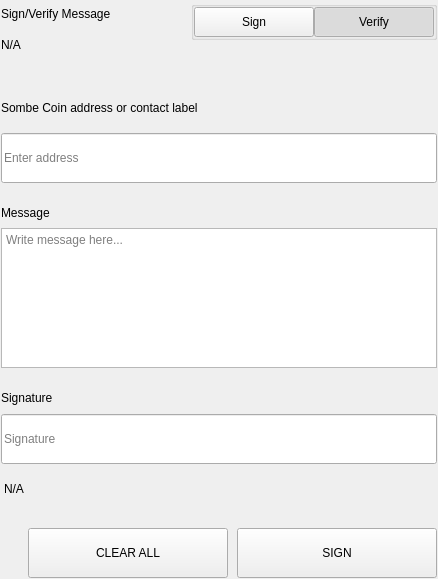
<?xml version="1.0" encoding="UTF-8"?>
<ui version="4.0">
 <class>SettingsSignMessageWidgets</class>
 <widget class="QWidget" name="SettingsSignMessageWidgets">
  <property name="geometry">
   <rect>
    <x>0</x>
    <y>0</y>
    <width>438</width>
    <height>579</height>
   </rect>
  </property>
  <property name="windowTitle">
   <string>Form</string>
  </property>
  <layout class="QVBoxLayout" name="verticalLayout">
   <property name="spacing">
    <number>0</number>
   </property>
   <property name="leftMargin">
    <number>0</number>
   </property>
   <property name="topMargin">
    <number>0</number>
   </property>
   <property name="rightMargin">
    <number>0</number>
   </property>
   <property name="bottomMargin">
    <number>0</number>
   </property>
   <item>
    <widget class="QWidget" name="left" native="true">
     <layout class="QVBoxLayout" name="verticalLayout_3">
      <property name="leftMargin">
       <number>0</number>
      </property>
      <property name="topMargin">
       <number>0</number>
      </property>
      <property name="rightMargin">
       <number>0</number>
      </property>
      <property name="bottomMargin">
       <number>0</number>
      </property>
      <item>
       <widget class="QWidget" name="container_sign" native="true">
        <layout class="QVBoxLayout" name="verticalLayout_2">
         <property name="spacing">
          <number>0</number>
         </property>
         <property name="leftMargin">
          <number>1</number>
         </property>
         <property name="topMargin">
          <number>1</number>
         </property>
         <property name="rightMargin">
          <number>1</number>
         </property>
         <property name="bottomMargin">
          <number>1</number>
         </property>
         <item>
          <layout class="QHBoxLayout" name="horizontalLayout_3" stretch="3,1">
           <property name="spacing">
            <number>40</number>
           </property>
           <item>
            <layout class="QVBoxLayout" name="verticalLayoutTitle">
             <property name="spacing">
              <number>5</number>
             </property>
             <item>
              <widget class="QLabel" name="labelTitle">
               <property name="text">
                <string>Sign/Verify Message</string>
               </property>
              </widget>
             </item>
             <item>
              <widget class="QLabel" name="labelSubtitle1">
               <property name="text">
                <string notr="true">N/A</string>
               </property>
               <property name="wordWrap">
                <bool>true</bool>
               </property>
              </widget>
             </item>
            </layout>
           </item>
           <item alignment="Qt::AlignRight|Qt::AlignTop">
            <widget class="QWidget" name="containerSwitch" native="true">
             <property name="styleSheet">
              <string notr="true">#containerSwitch{
	padding-top:9px;
}</string>
             </property>
             <layout class="QVBoxLayout" name="verticalLayout_6">
              <property name="spacing">
               <number>4</number>
              </property>
              <property name="leftMargin">
               <number>0</number>
              </property>
              <property name="topMargin">
               <number>0</number>
              </property>
              <property name="rightMargin">
               <number>0</number>
              </property>
              <property name="bottomMargin">
               <number>0</number>
              </property>
              <item alignment="Qt::AlignRight">
               <widget class="QGroupBox" name="groupBox">
                <property name="sizePolicy">
                 <sizepolicy hsizetype="Fixed" vsizetype="Preferred">
                  <horstretch>0</horstretch>
                  <verstretch>0</verstretch>
                 </sizepolicy>
                </property>
                <property name="title">
                 <string/>
                </property>
                <property name="alignment">
                 <set>Qt::AlignRight|Qt::AlignTop|Qt::AlignTrailing</set>
                </property>
                <layout class="QHBoxLayout" name="horizontalLayout_4">
                 <property name="spacing">
                  <number>0</number>
                 </property>
                 <property name="leftMargin">
                  <number>0</number>
                 </property>
                 <property name="topMargin">
                  <number>0</number>
                 </property>
                 <property name="rightMargin">
                  <number>0</number>
                 </property>
                 <property name="bottomMargin">
                  <number>0</number>
                 </property>
                 <item>
                  <widget class="QPushButton" name="pushSign">
                   <property name="minimumSize">
                    <size>
                     <width>120</width>
                     <height>30</height>
                    </size>
                   </property>
                   <property name="maximumSize">
                    <size>
                     <width>120</width>
                     <height>30</height>
                    </size>
                   </property>
                   <property name="focusPolicy">
                    <enum>Qt::NoFocus</enum>
                   </property>
                   <property name="text">
                    <string>Sign</string>
                   </property>
                   <property name="checkable">
                    <bool>true</bool>
                   </property>
                   <property name="autoExclusive">
                    <bool>true</bool>
                   </property>
                  </widget>
                 </item>
                 <item>
                  <widget class="QPushButton" name="pushVerify">
                   <property name="minimumSize">
                    <size>
                     <width>120</width>
                     <height>30</height>
                    </size>
                   </property>
                   <property name="maximumSize">
                    <size>
                     <width>120</width>
                     <height>30</height>
                    </size>
                   </property>
                   <property name="focusPolicy">
                    <enum>Qt::NoFocus</enum>
                   </property>
                   <property name="text">
                    <string>Verify</string>
                   </property>
                   <property name="checkable">
                    <bool>true</bool>
                   </property>
                   <property name="checked">
                    <bool>true</bool>
                   </property>
                   <property name="autoExclusive">
                    <bool>true</bool>
                   </property>
                  </widget>
                 </item>
                </layout>
               </widget>
              </item>
              <item alignment="Qt::AlignHCenter|Qt::AlignTop">
               <widget class="QLabel" name="labelSubtitleSwitch">
                <property name="text">
                 <string/>
                </property>
                <property name="alignment">
                 <set>Qt::AlignRight|Qt::AlignTrailing|Qt::AlignVCenter</set>
                </property>
               </widget>
              </item>
             </layout>
            </widget>
           </item>
          </layout>
         </item>
         <item>
          <spacer name="verticalSpacer_2">
           <property name="orientation">
            <enum>Qt::Vertical</enum>
           </property>
           <property name="sizeType">
            <enum>QSizePolicy::Fixed</enum>
           </property>
           <property name="sizeHint" stdset="0">
            <size>
             <width>20</width>
             <height>40</height>
            </size>
           </property>
          </spacer>
         </item>
         <item>
          <widget class="QWidget" name="containerAddress" native="true">
           <property name="sizePolicy">
            <sizepolicy hsizetype="Preferred" vsizetype="Fixed">
             <horstretch>0</horstretch>
             <verstretch>0</verstretch>
            </sizepolicy>
           </property>
           <layout class="QVBoxLayout" name="verticalLayout_5" stretch="0,0">
            <property name="spacing">
             <number>15</number>
            </property>
            <property name="leftMargin">
             <number>0</number>
            </property>
            <property name="topMargin">
             <number>0</number>
            </property>
            <property name="rightMargin">
             <number>0</number>
            </property>
            <property name="bottomMargin">
             <number>0</number>
            </property>
            <item>
             <widget class="QLabel" name="labelSubtitleAddress">
              <property name="minimumSize">
               <size>
                <width>0</width>
                <height>20</height>
               </size>
              </property>
              <property name="maximumSize">
               <size>
                <width>16777215</width>
                <height>20</height>
               </size>
              </property>
              <property name="text">
               <string>Sombe Coin address or contact label</string>
              </property>
             </widget>
            </item>
            <item>
             <widget class="QLineEdit" name="addressIn_SM">
              <property name="minimumSize">
               <size>
                <width>0</width>
                <height>50</height>
               </size>
              </property>
              <property name="maximumSize">
               <size>
                <width>16777215</width>
                <height>50</height>
               </size>
              </property>
              <property name="placeholderText">
               <string>Enter address</string>
              </property>
             </widget>
            </item>
           </layout>
          </widget>
         </item>
         <item>
          <spacer name="verticalSpacer_3">
           <property name="orientation">
            <enum>Qt::Vertical</enum>
           </property>
           <property name="sizeType">
            <enum>QSizePolicy::Fixed</enum>
           </property>
           <property name="sizeHint" stdset="0">
            <size>
             <width>20</width>
             <height>20</height>
            </size>
           </property>
          </spacer>
         </item>
         <item>
          <layout class="QVBoxLayout" name="verticalLayout_9">
           <property name="spacing">
            <number>5</number>
           </property>
           <item>
            <widget class="QLabel" name="labelSubtitleMessage">
             <property name="minimumSize">
              <size>
               <width>0</width>
               <height>20</height>
              </size>
             </property>
             <property name="maximumSize">
              <size>
               <width>16777215</width>
               <height>20</height>
              </size>
             </property>
             <property name="text">
              <string>Message</string>
             </property>
            </widget>
           </item>
           <item>
            <widget class="QPlainTextEdit" name="messageIn_SM">
             <property name="minimumSize">
              <size>
               <width>0</width>
               <height>140</height>
              </size>
             </property>
             <property name="maximumSize">
              <size>
               <width>16777215</width>
               <height>140</height>
              </size>
             </property>
             <property name="placeholderText">
              <string>Write message here...</string>
             </property>
            </widget>
           </item>
          </layout>
         </item>
         <item>
          <spacer name="verticalSpacer_4">
           <property name="orientation">
            <enum>Qt::Vertical</enum>
           </property>
           <property name="sizeType">
            <enum>QSizePolicy::Fixed</enum>
           </property>
           <property name="sizeHint" stdset="0">
            <size>
             <width>20</width>
             <height>20</height>
            </size>
           </property>
          </spacer>
         </item>
         <item>
          <widget class="QWidget" name="widget" native="true">
           <property name="minimumSize">
            <size>
             <width>0</width>
             <height>75</height>
            </size>
           </property>
           <property name="maximumSize">
            <size>
             <width>16777215</width>
             <height>16777215</height>
            </size>
           </property>
           <layout class="QVBoxLayout" name="verticalLayout_4">
            <property name="leftMargin">
             <number>0</number>
            </property>
            <property name="topMargin">
             <number>0</number>
            </property>
            <property name="rightMargin">
             <number>0</number>
            </property>
            <property name="bottomMargin">
             <number>0</number>
            </property>
            <item>
             <widget class="QLabel" name="labelSubtitleSignature">
              <property name="minimumSize">
               <size>
                <width>0</width>
                <height>20</height>
               </size>
              </property>
              <property name="maximumSize">
               <size>
                <width>16777215</width>
                <height>20</height>
               </size>
              </property>
              <property name="text">
               <string>Signature</string>
              </property>
             </widget>
            </item>
            <item>
             <widget class="QLineEdit" name="signatureOut_SM">
              <property name="minimumSize">
               <size>
                <width>0</width>
                <height>50</height>
               </size>
              </property>
              <property name="placeholderText">
               <string>Signature</string>
              </property>
             </widget>
            </item>
           </layout>
          </widget>
         </item>
         <item>
          <widget class="QLabel" name="statusLabel_SM">
           <property name="styleSheet">
            <string notr="true">padding-top:5px;</string>
           </property>
           <property name="text">
            <string notr="true">N/A</string>
           </property>
          </widget>
         </item>
         <item>
          <spacer name="verticalSpacer">
           <property name="orientation">
            <enum>Qt::Vertical</enum>
           </property>
           <property name="sizeType">
            <enum>QSizePolicy::Fixed</enum>
           </property>
           <property name="sizeHint" stdset="0">
            <size>
             <width>20</width>
             <height>20</height>
            </size>
           </property>
          </spacer>
         </item>
         <item>
          <layout class="QHBoxLayout" name="horizontalLayout_7">
           <property name="spacing">
            <number>9</number>
           </property>
           <item>
            <spacer name="horizontalSpacer_5">
             <property name="orientation">
              <enum>Qt::Horizontal</enum>
             </property>
             <property name="sizeType">
              <enum>QSizePolicy::Expanding</enum>
             </property>
             <property name="sizeHint" stdset="0">
              <size>
               <width>40</width>
               <height>20</height>
              </size>
             </property>
            </spacer>
           </item>
           <item>
            <widget class="QPushButton" name="pushButtonClear">
             <property name="minimumSize">
              <size>
               <width>200</width>
               <height>50</height>
              </size>
             </property>
             <property name="focusPolicy">
              <enum>Qt::NoFocus</enum>
             </property>
             <property name="text">
              <string>CLEAR ALL</string>
             </property>
            </widget>
           </item>
           <item>
            <widget class="QPushButton" name="pushButtonSave">
             <property name="minimumSize">
              <size>
               <width>200</width>
               <height>50</height>
              </size>
             </property>
             <property name="maximumSize">
              <size>
               <width>200</width>
               <height>50</height>
              </size>
             </property>
             <property name="focusPolicy">
              <enum>Qt::NoFocus</enum>
             </property>
             <property name="text">
              <string>SIGN</string>
             </property>
            </widget>
           </item>
          </layout>
         </item>
        </layout>
       </widget>
      </item>
     </layout>
    </widget>
   </item>
  </layout>
 </widget>
 <resources/>
 <connections/>
</ui>
